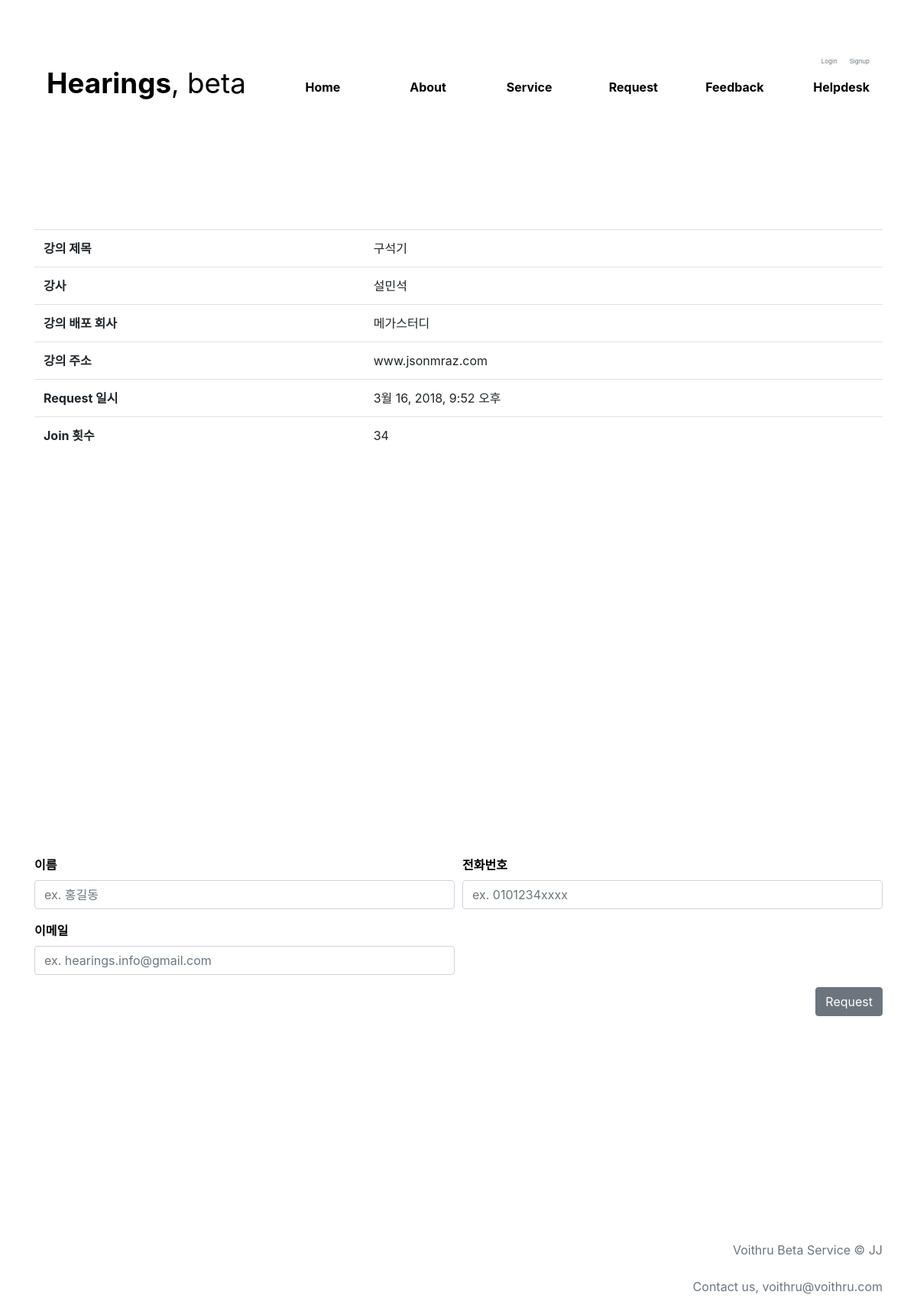
The app's page /post/1/ with its own data.
### blog/models.py (models this page shows, shortened)
class Request(models.Model):
    author = models.ForeignKey('auth.User', on_delete=models.CASCADE)
    username = models.CharField(max_length=50, blank=True)
    phone_num = models.CharField(max_length=50, blank=True)
    lec = models.CharField(max_length=100, blank=True)
    lec_url = models.CharField(max_length=100, blank=True)
    lec_teacher = models.CharField(max_length=100, blank=True)
    description = models.TextField()
    email = models.EmailField()
    lec_company = models.CharField(max_length=50, blank=True)
    created_date = models.DateTimeField(default=timezone.now)
    published_date = models.DateTimeField(blank=True, null=True)
    view_cnt = models.IntegerField(default=0, blank=True)
    STEP1 = '모집중'
    STEP2 = '준비중'
    STEP3 = '제작중'
    STEP4 = '배포완료'
    STEP_STOPPED = '제작중단'
    STATUS = [
        (STEP1, '모집중'),
        (STEP2, '준비중'),
        (STEP3, '제작중'),
        (STEP4, '배포완료'),
        (STEP_STOPPED, '제작중단'),
    ]
    status = models.CharField(choices=STATUS, max_length=20, default=STEP1)

### blog/views.py (the view)
# urls.py: url(r'^post/(?P<pk>\d+)/$', views.post_detail, name='post_detail'),
def post_detail(request, pk):
    post = get_object_or_404(Request, pk=pk)
    post.save()
    if request.method == "POST":
        form = JoinForm(request.POST)
        if form.is_valid():
            join_post = form.save(commit=False)
            join_post.j_user = post
            join_post.j_username = request.user
            post.view_cnt += 1
            post.save()
            join_post.save()
            return redirect('post_list')
    else:
        form = JoinForm()
    return render(request, 'blog/post_detail.html', {'post':post, 'form':form})

### blog/forms.py
class JoinForm(forms.ModelForm):
    j_username = forms.CharField(widget=forms.TextInput(attrs={'class' : 'form-control', 'placeholder':'ex. 홍길동'}))
    j_phone_num = forms.CharField(widget=forms.TextInput(attrs={'class':'form-control', 'placeholder':'ex. 0101234xxxx'}))
    j_email = forms.EmailField(widget=forms.TextInput(attrs={'class':'form-control','placeholder':'ex. hearings.info@gmail.com'}))
    class Meta:
        model = Join
        fields = ('j_username', 'j_phone_num', 'j_email')

### blog/templates/blog/post_detail.html (shortened to what this page needs)
{% extends 'blog/base.html' %}
{% block content %}
<div class="container" style="height:550px;">
    <table class="table" style="vertical-align:middle; margin:100px 0 0 0;">
        <tbody>
            <tr>
                <th scope="row">강의 제목</th>
                <td>{{ post.lec }}</td>
            </tr>
            <tr>
                <th scope="row">강사</th>
                <td>{{ post.lec_teacher }}</td>
            </tr>
            <tr>
                <th scope="row">강의 배포 회사</th>
                <td>{{ post.lec_company }}</td>
            </tr>
            <tr>
                <th scope="row">강의 주소</th>
                <td>{{ post.lec_url }}</td>
            </tr>
            <tr>
                <th scope="row">Request 일시</th>
                <td>{{ post.published_date }}</td>
            </tr>
            <tr>
                <th scope="row">Join 횟수</th>
                <td>{{ post.view_cnt }}</td>
            </tr>
        </tbody>
    </table>
</div>
<div class="container" style="height:750px; display:table;">
    <div class="content" style="display:table-cell; vertical-align:middle;">
    <form method="POST" class="post-form">
      <div class="form-row">
        <div class="form-group col-md-6">
            <label><strong>이름</strong></label>
            {{ form.j_username }}
        </div>
        <div class="form-group col-md-6">
            <label><strong>전화번호</strong></label>
            {{ form.j_phone_num }}
        </div>
      </div>
      <div class="form-row">
        <div class="form-group col-md-6">
            <label><strong>이메일</strong></label>
            {{ form.j_email }}
        </div>
      </div>
      <div class="float-right">
      <button type="submit" class="save btn btn-secondary">Request</button>
      </div>
    </form>
    </div>
</div>
{% endblock %}

### blog/templates/static/css/blog.css (style rules this page uses)
strong { color:black; }

### records on screen
Request: lec "구석기", lec_teacher "설민석", lec_company "메가스터디", lec_url "www.jsonmraz.com", published_date "3월 16, 2018, 9:52 오후", view_cnt "34"
